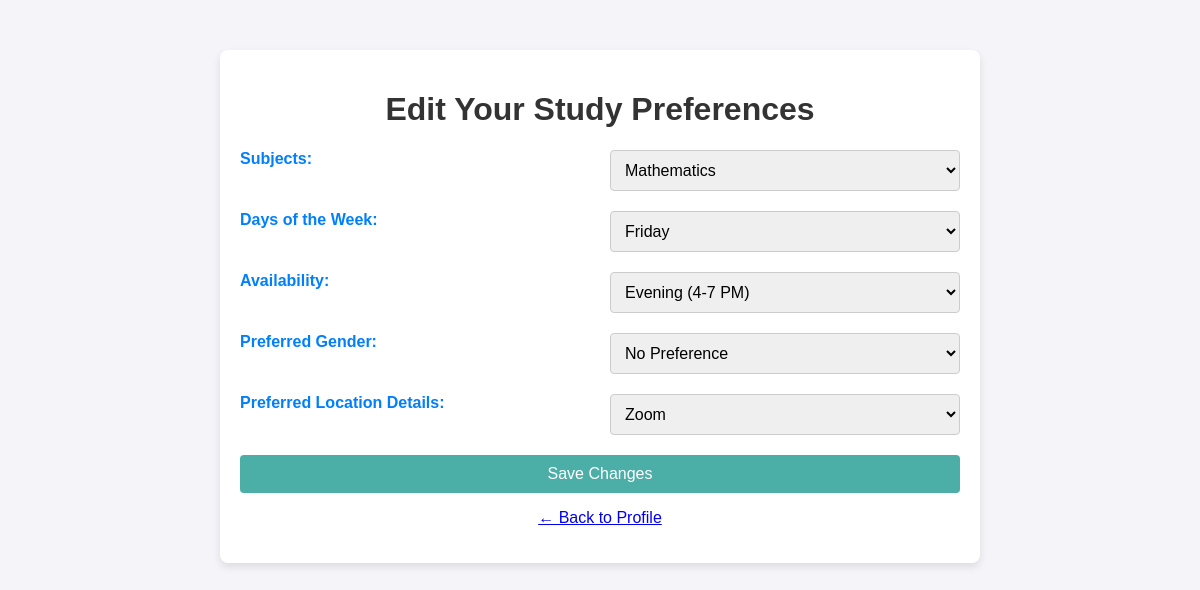
Page /edit_preferences (signed in) on the committed database.
### app/models/profile.py (models this page shows)
class Profile(db.Model):
    __tablename__ = 'profiles'
    id = db.Column(db.Integer, primary_key=True)
    user_id = db.Column(db.Integer, db.ForeignKey('user.id'), nullable=False)
    subjects = db.Column(db.String, nullable=False)
    days_of_week = db.Column(db.String, nullable=False)
    availability = db.Column(db.String, nullable=False)
    preferred_gender = db.Column(db.String, nullable=True)
    location_details = db.Column(db.String, nullable=False)

### app/views.py (the view, shortened to what this page needs)
@app.route('/edit_preferences', methods=['GET', 'POST'])
def edit_preferences():
    user_id = session.get("user_id")
    if not user_id:
        flash("You must be logged in to edit preferences.", "danger")
        return redirect(url_for("login"))
    user = User.query.filter_by(id=user_id).first()
    if not user:
        return "User not found", 404
    profile = user.profile
    success = None
    return render_template('preference_form.html', title="Edit Preferences", user=user, success=success)

### app/templates/preference_form.html (shortened to what this page needs)
<!DOCTYPE html>
<html lang="en">
<head>
  <link rel="stylesheet" href="{{ url_for('static', filename='styles.css') }}">
</head>
<body>
  <div class="container">
    <h1>Edit Your Study Preferences</h1>
    <form action="{{ url_for('edit_preferences') }}" method="POST">
      <label for="subjects">Subjects:</label>
      <select name="subjects" id="subjects">
        <option value="Mathematics" {% if 'Mathematics' in user.profile.subjects.split(',') %}selected{% endif %}>Mathematics</option>
      </select>
      <label for="days_of_week">Days of the Week:</label>
      <select name="days_of_week" id="days_of_week">
        <option value="Friday" {% if 'Friday' in user.profile.days_of_week.split(',') %}selected{% endif %}>Friday</option>
      </select>
      <label for="availability">Availability:</label>
      <select name="availability" id="availability">
        <option value="Evening (4-7 PM)" {% if 'Evening (4-7 PM)' in user.profile.availability.split(',') %}selected{% endif %}>Evening (4-7 PM)</option>
      </select>
    <label for="preferred_gender">Preferred Gender:</label>
    <select name="preferred_gender" id="preferred_gender">
        <option value="No Preference" {% if user.profile.preferred_gender == 'No Preference' %}selected{% endif %}>No Preference</option>
    </select>
      <label for="location_details">Preferred Location Details:</label>
      <select name="location_details" id="location_details">
        <option value="Zoom" {% if 'Zoom' in user.profile.location_details.split(',') %}selected{% endif %}>Zoom</option>
      </select>
      <button type="submit">Save Changes</button>
    </form>
    <p><a href="{{ url_for('profile') }}">← Back to Profile</a></p>
  </div>
</body>
</html>

### app/static/styles.css (style rules this page uses)
body { font-family: Arial, sans-serif; background-color: #f4f4f9; margin: 0; padding: 0; }
.container { width: 60%; margin: 50px auto; padding: 20px; background: #fff; border-radius: 8px; box-shadow: 0 4px 8px rgba(0,0,0,0.1); }
h1 { text-align: center; color: #333; }
p { text-align: center; }
form { display: grid; grid-template-columns: 1fr 1fr; gap: 20px; margin-top: 20px; }
label { font-weight: bold; color: #007ffd; }
select, button { padding: 10px; font-size: 16px; border-radius: 4px; }
select { border: 1px solid #ccc; width: 100%; }
button { grid-column: span 2; background: #4cafa7; color: #fff; border: none; cursor: pointer; }

### rows in the picture
Profile: subjects "Mathematics", days_of_week "Friday", availability "Evening (4-7 PM)", preferred_gender "No Preference", location_details "Zoom"
